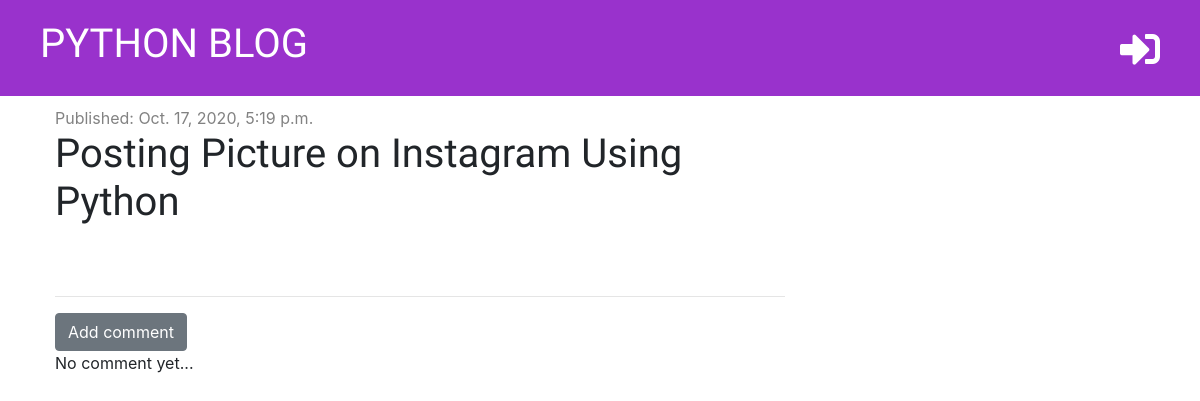
The app's page /post/14/ with its own data.
### blog/models.py (models this page shows, shortened)
class Post(models.Model):
    author = models.ForeignKey('auth.User', on_delete=models.CASCADE)
    title = models.CharField(max_length=200)
    text = models.TextField()
    created_date = models.DateTimeField(default=timezone.now)
    published_date = models.DateTimeField(blank=True, null=True)

### blog/views.py (the view)
# urls.py: path('post/<int:pk>/', views.post_detail, name='post_detail'),
def post_detail(request, pk):
    post = get_object_or_404(Post, pk=pk)
    context = {'post': post}
    return render(request, 'blog/post_detail.html', context)

### blog/templatetags/markdownify.py (called while the page is built)
@register.filter
def markdown(value):
    renderer = HighlightRenderer()
    markdown = mistune.Markdown(renderer=renderer)
    return markdown(value)

### blog/templates/blog/post_detail.html (shortened to what this page needs)
{% extends 'blog/base.html' %}
{% load markdownify %}
{% block content %}
    <div class="post">
        {% if post.published_date %}
            <div class="date">
                Published: {{ post.published_date }}
            </div>
            {% else %}
            <a href="{% url 'post_publish' pk=post.pk %}"><span title="Publish"><i class="fas fa-share-square fa-2x"></i></span></a>
        {% endif %}
        <h1>{{ post.title }}</h1>
    </div>
    <hr>
    <a href="{% url 'add_comment_to_post' pk=post.pk %}" class="btn btn-secondary">Add comment</a>
    {% for comment in post.comments.all %}
        {% if user.is_authenticated or comment.approved %}
            <div class="comment">
                <div class="date">
                    {{ comment.created_date }}
                </div>
                {% if not comment.approved and user.is_superuser %}
                    <a href="{% url 'comment_approve' pk=comment.pk %}"><span title="Approve"><i class="fas fa-check-square"></i></span></a>
                    <a href="{% url 'comment_remove' pk=comment.pk %}"><span title="Delete"><i class="fas fa-trash-alt"></i></span></a>
                {% endif %}
                    <strong>{{ comment.author }}</strong>
                    <p>{{ comment.text | markdown | safe | linebreaksbr }}</p>
            </div>
        {% endif %}
    {% empty %}
        <p>No comment yet...</p>
    {% endfor %}
{% endblock %}

### blog/static/css/blog.css (style rules this page uses)
h1, h2, h3, h4 { font-family: 'Tangerine', 'Inconsolata', 'Droid Sans', serif; }
.date { color: #828282; }
.post { margin-bottom: 70px; }

### records on screen
Post: published_date "Oct. 17, 2020, 5:19 p.m.", title "Posting Picture on Instagram Using Python"
